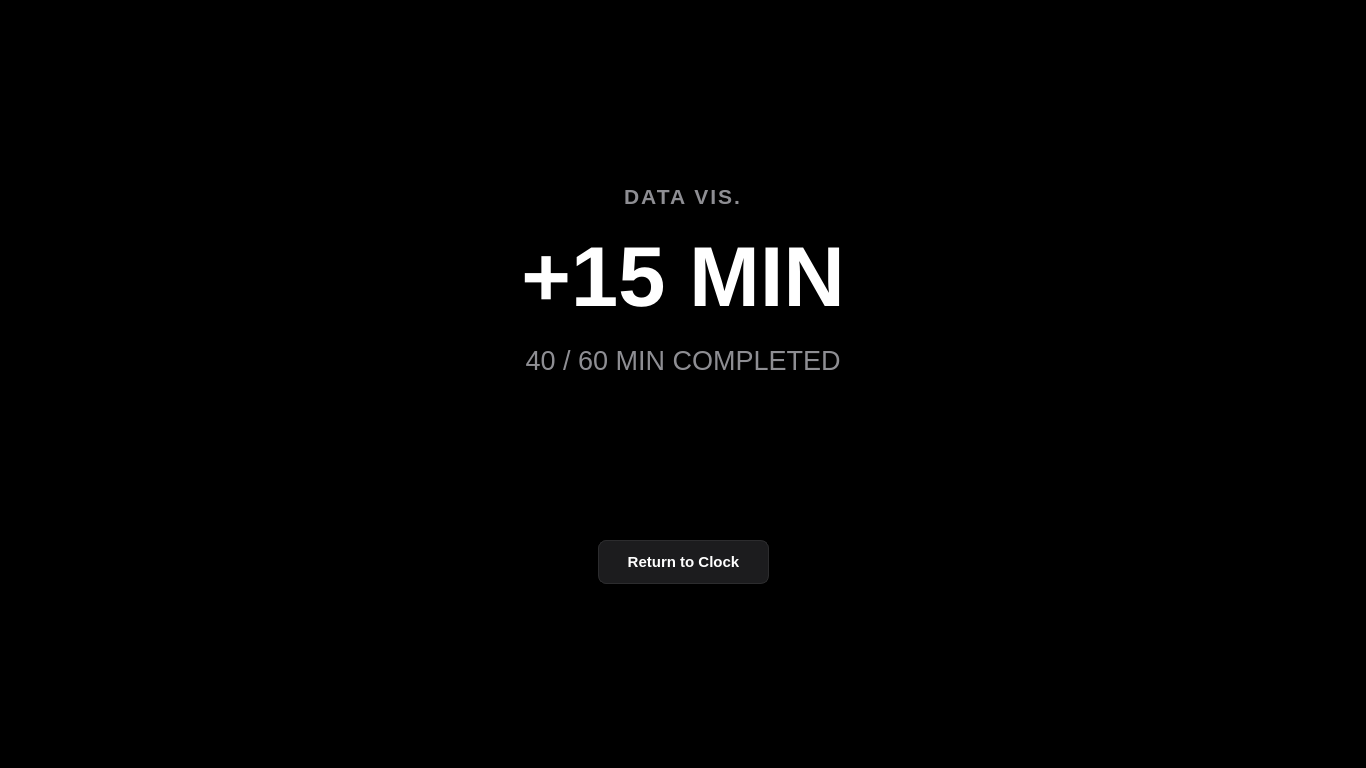
<?xml version="1.0" encoding="UTF-8"?>
<ui version="4.0">
 <class>CompletionScreen</class>
 <widget class="QWidget" name="CompletionScreen">
  <property name="geometry">
   <rect>
    <x>0</x>
    <y>0</y>
    <width>1366</width>
    <height>768</height>
   </rect>
  </property>
  <property name="styleSheet">
   <string notr="true">background-color: #000000;</string>
  </property>
  <layout class="QVBoxLayout" name="mainVerticalLayout">
   <property name="spacing">
    <number>20</number>
   </property>
   <property name="leftMargin">
    <number>40</number>
   </property>
   <property name="topMargin">
    <number>40</number>
   </property>
   <property name="rightMargin">
    <number>40</number>
   </property>
   <property name="bottomMargin">
    <number>40</number>
   </property>
   <item>
    <spacer name="topSpacer">
     <property name="orientation">
      <enum>Qt::Vertical</enum>
     </property>
     <property name="sizeHint" stdset="0">
      <size>
       <width>20</width>
       <height>120</height>
      </size>
     </property>
    </spacer>
   </item>
   <item>
    <widget class="QLabel" name="lblSubject">
     <property name="font">
      <font>
       <pointsize>16</pointsize>
       <weight>75</weight>
       <bold>true</bold>
      </font>
     </property>
     <property name="styleSheet">
      <string notr="true">color: #8E8E93; letter-spacing: 2px;</string>
     </property>
     <property name="text">
      <string>DATA VIS.</string>
     </property>
     <property name="alignment">
      <set>Qt::AlignCenter</set>
     </property>
    </widget>
   </item>
   <item>
    <widget class="QLabel" name="lblConfirmation">
     <property name="font">
      <font>
       <pointsize>64</pointsize>
       <weight>75</weight>
       <bold>true</bold>
      </font>
     </property>
     <property name="styleSheet">
      <string notr="true">color: #FFFFFF;</string>
     </property>
     <property name="text">
      <string>+15 MIN</string>
     </property>
     <property name="alignment">
      <set>Qt::AlignCenter</set>
     </property>
    </widget>
   </item>
   <item>
    <widget class="QLabel" name="lblProgress">
     <property name="font">
      <font>
       <pointsize>20</pointsize>
      </font>
     </property>
     <property name="styleSheet">
      <string notr="true">color: #8E8E93;</string>
     </property>
     <property name="text">
      <string>40 / 60 MIN COMPLETED</string>
     </property>
     <property name="alignment">
      <set>Qt::AlignCenter</set>
     </property>
    </widget>
   </item>
   <item>
    <spacer name="middleSpacer">
     <property name="orientation">
      <enum>Qt::Vertical</enum>
     </property>
     <property name="sizeHint" stdset="0">
      <size>
       <width>20</width>
       <height>40</height>
      </size>
     </property>
    </spacer>
   </item>
   <item>
    <layout class="QHBoxLayout" name="controlsLayout">
     <item>
      <spacer name="leftSpacer">
       <property name="orientation">
        <enum>Qt::Horizontal</enum>
       </property>
       <property name="sizeHint" stdset="0">
        <size>
         <width>40</width>
         <height>20</height>
        </size>
       </property>
      </spacer>
     </item>
     <item>
      <widget class="QPushButton" name="btnReturn">
       <property name="cursor">
        <cursorShape>PointingHandCursor</cursorShape>
       </property>
       <property name="styleSheet">
        <string notr="true">QPushButton { background-color: #1C1C1E; color: #FFFFFF; font-size: 15px; font-weight: bold; border-radius: 8px; padding: 12px 28px; border: 1px solid #2C2C2E; } QPushButton:hover { background-color: #2C2C2E; }</string>
       </property>
       <property name="text">
        <string>Return to Clock</string>
       </property>
      </widget>
     </item>
     <item>
      <spacer name="rightSpacer">
       <property name="orientation">
        <enum>Qt::Horizontal</enum>
       </property>
       <property name="sizeHint" stdset="0">
        <size>
         <width>40</width>
         <height>20</height>
        </size>
       </property>
      </spacer>
     </item>
    </layout>
   </item>
   <item>
    <spacer name="bottomSpacer">
     <property name="orientation">
      <enum>Qt::Vertical</enum>
     </property>
     <property name="sizeHint" stdset="0">
      <size>
       <width>20</width>
       <height>120</height>
      </size>
     </property>
    </spacer>
   </item>
  </layout>
 </widget>
 <resources/>
 <connections/>
</ui>
